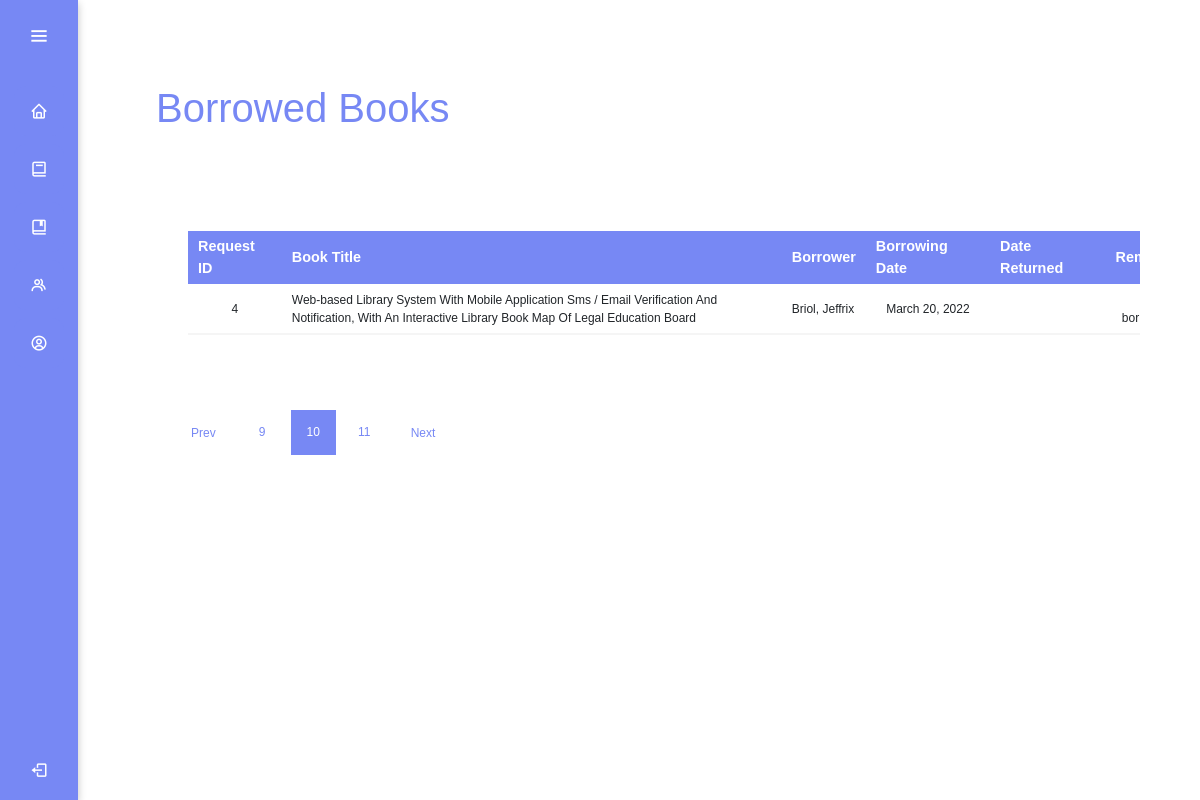
The page /admin/bborrowed.php on the database its author committed.
### tables this page shows
create table thesisborrowed(
	borrowedId int primary key auto_increment,
    borrowedRequest int not null,
    borrowedReturn datetime,
    borrowedRemarks varchar(255) default "in borrowed",
    borrowedStamp datetime default current_timestamp,
    foreign key (borrowedRequest) REFERENCES thesisrequest(requestId)
);

create table thesisrequest(
	requestId int primary key auto_increment,
    requestBookId int not null,
    requesterId int not null,
    requestStamp datetime default current_timestamp,
    foreign key (requestBookId) REFERENCES thesisLibrary(bookId),
    foreign key (requesterId) REFERENCES teamsuser(userId)
);

create table thesisLibrary(
	bookId int primary key auto_increment,
    bookCover varchar(100) default "bookdefaultcover.png",
    bookTitle varchar(255) not null,
    bookAuthor varchar(255) not null,
    bookProfessor varchar(255),
    bookPublished date not null,
    bookStatus varchar(50) default "available",
    bookStamp datetime default current_timestamp
);

create table teamsuser(
	userId int primary key auto_increment,
    userFirstname varchar(255) not null,
    userLastname varchar(255) not null,
    userNumber varchar(255) not null,
    userStatus varchar(255) default "active",
    userTBorrow int default 0,
    userTReturn int default 0,
    userStamp datetime default current_timestamp
    
);

### data/control.php (called while the page is built, shortened)
<?php
    require "connection.php";
    $colorQuery = "SELECT * FROM themecolor where colorId = 1";
    $color = mysqli_query($connect, $colorQuery);
    $fetchColor = mysqli_fetch_assoc($color);
?>

### admin/bborrowed.php (the view, shortened to what this page needs)
<?php
    require "../data/control.php";
?>
<!DOCTYPE html>
<html>
    <head>
        <link href="https://cdn.jsdelivr.net/npm/bootstrap@5.0.2/dist/css/bootstrap.min.css" rel="stylesheet">
        <link href='https://unpkg.com/boxicons@2.0.7/css/boxicons.min.css' rel='stylesheet'>
        <link rel="stylesheet" type="text/css" href="design.css"/>
    </head>
    <body style="background-color: <?php echo $fetchColor['color_9']?>">
        <div class="sidebar" style="background-color: <?php echo $fetchColor['color_7']?>">
            <div class="logo-details">
                <i class='bx bx-menu' id="btn" ></i>
            </div>
            <ul class="nav-list">
              <li>
                <a href="dashboard.php">
                  <i class='bx bx-home'></i>
                </a>
              </li>
              <li>
               <a href="books.php">
                 <i class='bx bx-book' ></i>
               </a>
             </li>
             <li>
               <a href="#" id="feat-btn">
                <i class='bx bx-book-bookmark' ></i>
               </a>
             </li>
             <li>
               <a href="user.php">
                <i class='bx bx-group' ></i>
               </a>
             </li>
             <li>
               <a href="profile.php">
                <i class='bx bx-user-circle' ></i>
               </a>
             </li>
             <li class="profile">
                 <div class="profile-details">
                   <div class="name_job">
                     <div class="name">Jerusael Dumale</div>
                     <div class="job">Programmer</div>
                   </div>
                 </div>
                 <i class='bx bx-log-out' id="log_out" ></i>
             </li>
            </ul>
          </div>
          <section class="home-section"style="padding: 5%;">
              <div class="text" style="font-size: 40px; color: #7788F4;">Borrowed Books</div>
              <div class="container-fluid" style="padding: 5%; overflow-x: scroll; ">
                <table style="width:100%; border-collapse:collapse; margin:25px 0; font-size:0.9em; border-radius:5px 5px 0 0;min-width: 1000px;">
                  <thead style="background-color: #7788F4; color: #FFF; text-align: center; height: 50px; vertical-align: middle;">
                    <th>Request ID</th>
                    <th>Book Title</th>
                    <th>Borrower</th>
                    <th>Borrowing Date</th>
                    <th>Date Returned</th>
                    <th>Remarks</th>
                  </thead>
                  <tbody>
                  <?php
                    $dataQuery = "SELECT *, DATE_FORMAT(thesisrequest.requestStamp, '%M %d, %Y') as borrowDate, DATE_FORMAT(borrowedReturn, '%M %d, %Y') as returnDate FROM thesisborrowed INNER JOIN thesisrequest ON thesisborrowed.borrowedRequest = thesisrequest.requestId INNER JOIN thesisLibrary ON thesisrequest.requestBookId = thesisLibrary.bookId INNER JOIN teamsuser ON thesisrequest.requesterId = teamsuser.userId";
                    $data = mysqli_query($connect, $dataQuery);
                    for($i = 0; $row = mysqli_fetch_array($data); $i++){
                    ?>
                    <tr style="border-bottom:2px solid whitesmoke;">
                      <td><?php echo $row['requestId']; ?></td>
                      <td style="text-align: left; width: 500px;"><?php echo ucwords($row['bookTitle']); ?></td>
                      <td style="text-align: left;"><?php echo ucwords($row['userLastname']); ?>, <?php echo ucwords($row['userFirstname']); ?></td>
                      <td><?php echo $row['borrowDate']; ?></td>
                      <td><?php echo $row['returnDate']; ?></td>
                      <td><?php echo $row['borrowedRemarks']; ?></td>
                    </tr>
                    <?php } ?>
                  </tbody>
                </table>
              </div>
              <div class="pagination">
                <ul>  </ul>
              </div>
          </section>
    </body>
</html>

### admin/design.css (style rules this page uses)
* { margin: 0; padding: 0; box-sizing: border-box; font-family: "Poppins" , sans-serif; }
div.sidebar { position: fixed; left: 0; top: 0; height: 100%; width: 78px; background: #7788F4; padding: 6px 14px; z-index: 99; transition: all 0.5s ease; box-shadow: rgba(0, 0, 0, 0.24) 0px 3px 8px; }
div.sidebar div.logo-details { height: 60px; display: flex; align-items: center; position: relative; }
div.sidebar div.logo-details #btn { position: absolute; top: 50%; right: 0; transform: translateY(-50%); font-size: 22px; transition: all 0.4s ease; font-size: 23px; text-align: center; cursor: pointer; transition: all 0.5s ease; }
div.sidebar i { color: #fff; height: 60px; min-width: 50px; font-size: 28px; text-align: center; line-height: 60px; }
div.sidebar ul.nav-list { margin-top: 20px; height: 100%; padding-left: 0px; }
div.sidebar li { position: relative; margin: 8px 0; list-style: none; }
div.sidebar li a { display: flex; height: 100%; width: 100%; border-radius: 7px; border-radius: 12px; align-items: center; text-decoration: none; transition: all 0.4s ease; background: #7788F4; }
div.sidebar li i { height: 50px; line-height: 50px; font-size: 18px; border-radius: 12px; }
div.sidebar li.profile { position: fixed; height: 60px; width: 78px; left: 0; bottom: -8px; padding: 10px 14px; background: #7788F4; transition: all 0.5s ease; overflow: hidden; }
div.sidebar li div.profile-details { display: flex; align-items: center; flex-wrap: nowrap; }
div.sidebar li.profile div.name, div.sidebar li.profile div.job { font-size: 15px; font-weight: 400; color: #fff; white-space: nowrap; }
div.sidebar li.profile div.job { font-size: 12px; }
div.sidebar li.profile #log_out { position: absolute; top: 50%; right: 0; transform: translateY(-50%); background: #7788F4; width: 100%; height: 60px; line-height: 60px; border-radius: 0px; transition: all 0.5s ease; }
section.home-section { position: relative; background: #fff; min-height: 100vh; top: 0; left: 78px; width: calc(100% - 78px); transition: all 0.5s ease; z-index: 2; }
section.home-section div.text { display: inline-block; color: #11101d; font-size: 25px; font-weight: 500; margin: 18px }
td { padding: 5px 10px; text-align: left; font-size: 9pt; height: 50px; }
th { padding: 5px 10px; text-align: left; }
td { padding: 5px 10px; text-align: center; font-size: 9pt; height: 50px; }
div.pagination ul { width: 100%; display: flex; }

### rows shown on the page
thesisborrowed: borrowedRequest.requestId "4", thesislibrary.bookTitle "Web-based Library System With Mobile Application Sms / Email Verification And Notification, With An Interactive Library Book Map Of Legal Education Board", teamsuser.userLastname "Briol", teamsuser.userFirstname "Jeffrix", borrowDate "March 20, 2022"
